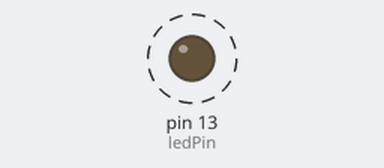
Simulated run of this sketch. Board: Arduino Uno, built with avr-gcc and run on an emulated ATmega328P. Parts: output pins drawn as LEDs (lit = HIGH). Dashed ring = blinking.

Above: at 0.5 s.
Timing chart, 0 to 4.6 s (numbered marks = the images above):
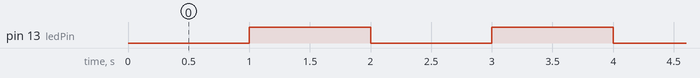

Measured:
- by itself, pin 13 (ledPin): alternates HIGH for 1.0 s and LOW for 1.0 s

The sketch:

BlinkMillis.ino
```cpp
// Parpadeo sin delay

// Constantes
const int ledPin = LED_BUILTIN; // Se utiliza el LED interno del ARDUINO
const long interval = 1000; // Tiempo en milisegundos que tarda en parpadear el led

//Variables
int ledState = LOW;

unsigned long previousMillis = 0; // Ultimo momento de actualizacion del LED

void setup() {
  pinMode(ledPin, OUTPUT);
}

void loop() {
  unsigned long currentMillis = millis(); // Momento actual desde inicializacion del dispositivo

  /* Veo si el tiempo transcurrido aplica segun el intervalo tomado
   * para que el LED cambie de estado
   */
  if (currentMillis - previousMillis >= interval) {
    previousMillis = currentMillis; // Guardo el estado actual como anterior para la proxima medicion

    /*
     * Cambio el estado del LED
     */
    if (ledState == LOW) {
      ledState = HIGH;
    }
    else {
      ledState = LOW;
    }

     digitalWrite(ledPin, ledState); // Envio la señal al LED
  }


}
```
